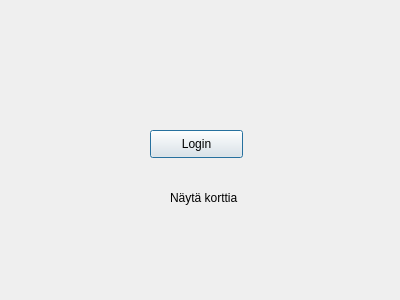
<?xml version="1.0" encoding="UTF-8"?>
<ui version="4.0">
 <class>loginpage</class>
 <widget class="QDialog" name="loginpage">
  <property name="geometry">
   <rect>
    <x>0</x>
    <y>0</y>
    <width>400</width>
    <height>300</height>
   </rect>
  </property>
  <property name="windowTitle">
   <string>Dialog</string>
  </property>
  <widget class="QPushButton" name="pushButton">
   <property name="geometry">
    <rect>
     <x>150</x>
     <y>130</y>
     <width>93</width>
     <height>28</height>
    </rect>
   </property>
   <property name="text">
    <string>Login</string>
   </property>
  </widget>
  <widget class="QLabel" name="label">
   <property name="geometry">
    <rect>
     <x>170</x>
     <y>190</y>
     <width>81</width>
     <height>16</height>
    </rect>
   </property>
   <property name="text">
    <string>Näytä korttia</string>
   </property>
  </widget>
 </widget>
 <resources/>
 <connections/>
</ui>
